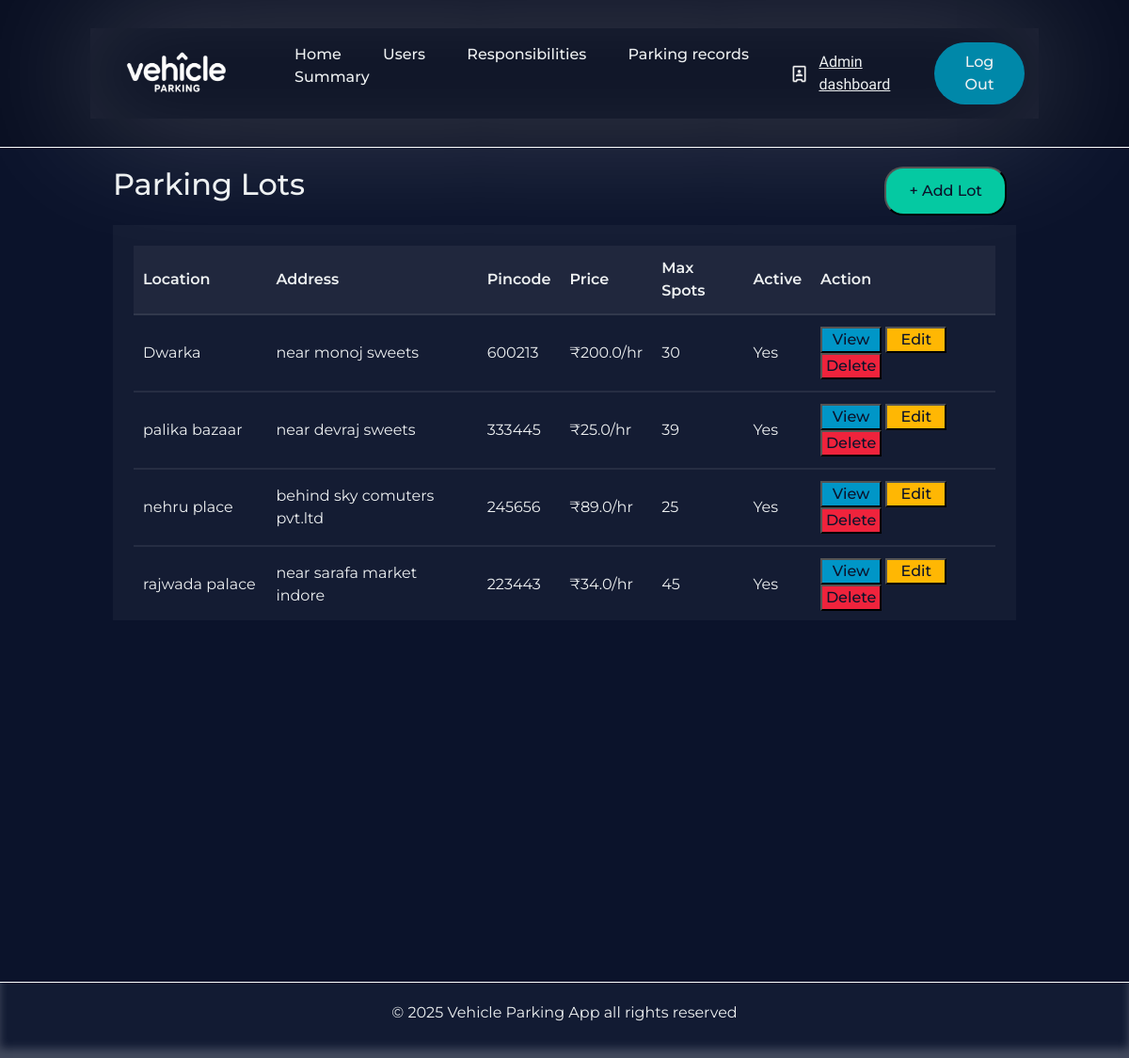
/admin, run on an earlier commit of the app's database.
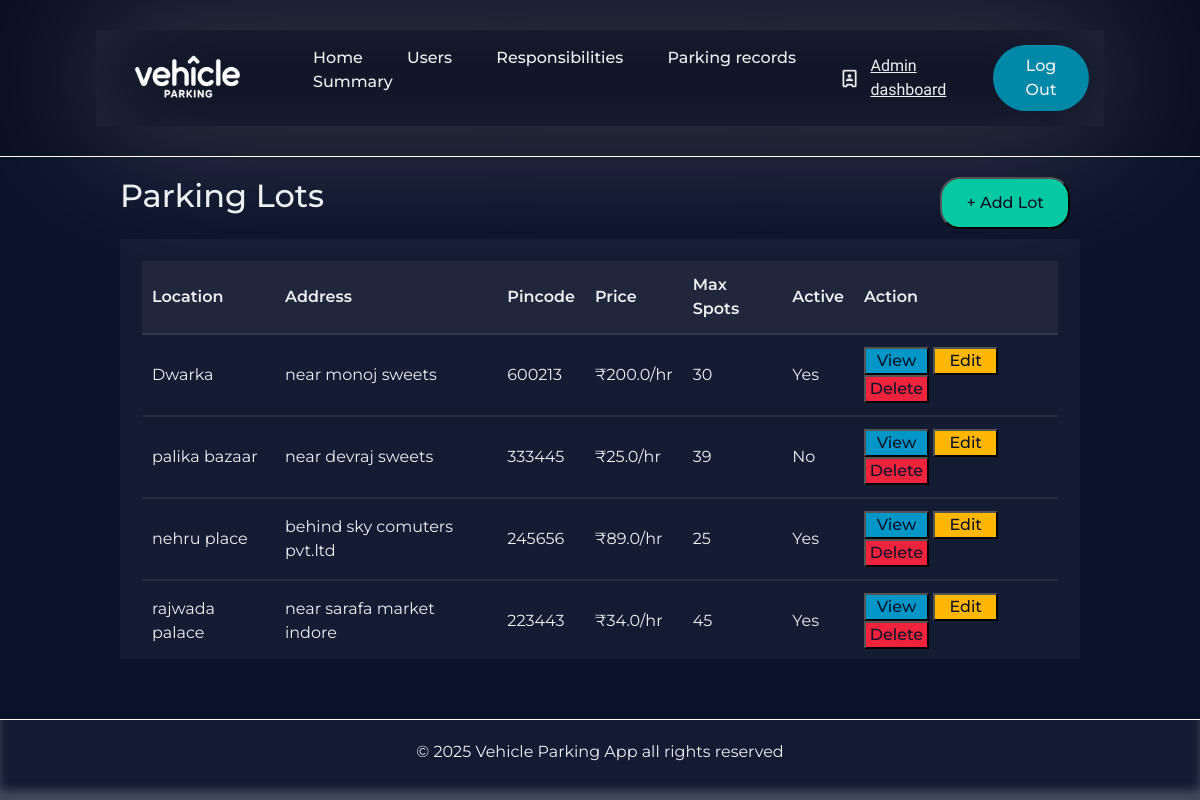
And on a later commit of the database.
### Application/models.py (models this page shows)
class Parkinglot(db.Model):
    __tablename__='parking_lot'
    id=db.Column(db.Integer,primary_key=True)
    prime_location_name=db.Column(db.String(80),nullable=False)
    price=db.Column(db.Float,nullable=False)
    address=db.Column(db.String(250),nullable=False)
    pincode=db.Column(db.String(6),nullable=False)
    maximum_spots=db.Column(db.Integer,nullable=False)
    is_active=db.Column(db.Boolean,default=True,nullable=False)
    spots=db.relationship('Parkingspots',backref='lot',lazy=True,cascade='all,delete-orphan')

### Application/controllers.py (the view)
@app.route('/admin')
def admin_dash():
    admin_details=User.query.filter_by(role='admin').first()
    parking_lot_details=Parkinglot.query.all()
    available_parking_spots=Parkingspots.query.filter_by(status='A').all()
    occupied_parking_spots=Parkingspots.query.filter_by(status='O').all()
    return render_template('admin_dashboard.html',
                           admin_details=admin_details,
                           parking_lot_details=parking_lot_details,
                           available_parking_spots=available_parking_spots,
                           occupied_parking_spots=occupied_parking_spots)

### templates/admin_dashboard.html (shortened to what this page needs)
{% extends 'admin_base.html' %}
{% block content %}
    <div class="parkinglot-table-heading-container">
                    <h2>Parking Lots</h2>
                    <a href="{{url_for('add_new_lot')}}"><button class="parkinglot-table-heading-Addlot-button">+ Add Lot</button></a>
                </div>
                <div class="parkinglot-table-container">
                  <table class="parkinglot-table">
                        <thead>
                          <tr>
                              <th>Location</th>
                              <th>Address</th>
                              <th>Pincode</th>
                              <th>Price</th>
                              <th>Max Spots</th>
                              <th>Active</th>
                              <th>Action</th>
                          </tr>
                        </thead>
                        <tbody>
                         {% for lot in parking_lot_details %}
                        <tr>
                            <td>{{lot.prime_location_name}}</td>
                            <td>{{lot.address}}</td>
                            <td>{{lot.pincode}}</td>
                            <td>₹{{lot.price}}/hr</td>
                            <td>{{lot.maximum_spots}}</td>
                            <td>{{'Yes' if lot.is_active else 'No'}}</td>
                            <td class="parking-lot-table-buttons">
                                <a href="/view-parking-lot/{{ lot.id }}"><button class="view-button">View</button></a>
                                 <a href="/edit-parking-lot/{{lot.id}}"><button class="edit-button">Edit</button></a>
                                 <a href="/delete-parking-lot/{{lot.id}}"><button class="delete-button">Delete</button></a>
                            </td>
                        </tr>
                        {% endfor %}
                    </tbody>
                  </table>
                </div>
{% endblock %}

What changed in the data, as far as the page shows it:
changed Parkinglot "palika bazaar": is_active "Yes" → "No"
